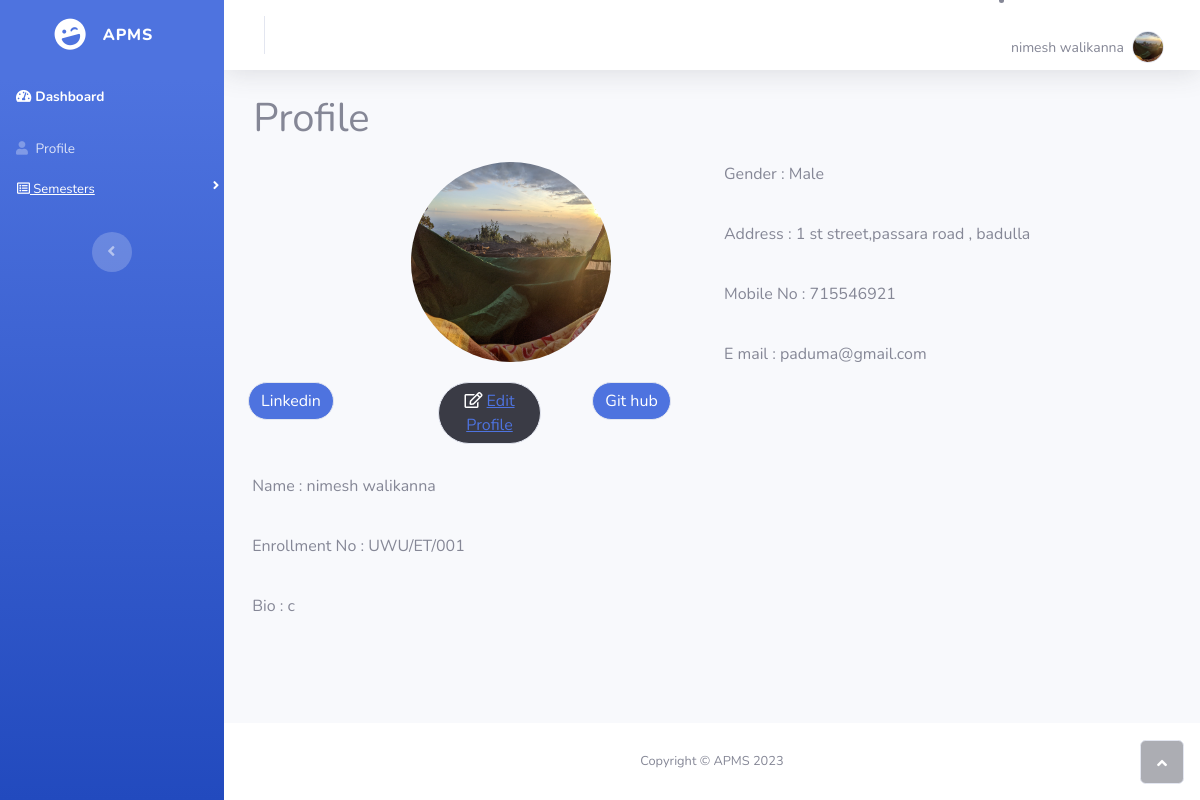
The page /student/Student_profile/Std_profile.php (signed in) on the database its author committed.
### tables this page shows
CREATE TABLE `tbl_students` (
  `stu_id` int(11) NOT NULL,
  `username` varchar(255) NOT NULL,
  `password` varchar(255) NOT NULL,
  `role_id` int(10) NOT NULL,
  `Degree_id` varchar(100) NOT NULL,
  `index_no` varchar(100) NOT NULL,
  `name` varchar(255) NOT NULL,
  `nic` varchar(100) NOT NULL,
  `DOB` date NOT NULL,
  `gender` varchar(100) NOT NULL,
  `address` varchar(255) NOT NULL,
  `tel_no` int(20) NOT NULL,
  `image` varchar(255) NOT NULL,
  `gmail` varchar(255) NOT NULL,
  `linkdin` varchar(255) NOT NULL,
  `github` varchar(255) NOT NULL,
  `bio` varchar(255) NOT NULL,
  `Batch_id` int(20) NOT NULL,
  `batch_index` varchar(100) NOT NULL,
  `Degree_index` varchar(100) NOT NULL,
  `Degree_name` varchar(255) NOT NULL
);

### student/Student_profile/Std_profile.php (the view, shortened to what this page needs)
<?php include("C:/xampp/htdocs/APMS/student/parts/header.php"); ?>
<body id="page-top">
    <?php include("C:/xampp/htdocs/APMS/student/parts/navbar.php") ?>
    <div class="d-flex flex-column" id="content-wrapper">
        <div id="content">
            <?php
            if (isset($_SESSION['user_id'])) {
                $user_id = $_SESSION['user_id'];
            } else {
                echo "User ID is not set.";
            }
            include("C:/xampp/htdocs/APMS/student/parts/searchbar.php")
            ?>
            <div style="margin-left: 3%;">
                <h1 style="margin-bottom: 20px;">Profile</h1>
            </div>
            <section id="Edit-Profile">
                <?php
                $sql_student_info = "SELECT stu_id, username, password, index_no, name, nic, DOB, gender, address, tel_no, image, gmail, linkdin, github, bio FROM tbl_students WHERE stu_id = $user_id";
                $res_student_info = mysqli_query($conn, $sql_student_info);
                if ($res_student_info == TRUE) {
                    $count_student_info = mysqli_num_rows($res_student_info);
                    if ($count_student_info > 0) {
                        while ($rows_student_info = mysqli_fetch_assoc($res_student_info)) {
                            $index_no = $rows_student_info['index_no'];
                            $name = $rows_student_info['name'];
                            $gender = $rows_student_info['gender'];
                            $address = $rows_student_info['address'];
                            $tel_no = $rows_student_info['tel_no'];
                            $image = $rows_student_info['image'];
                            $gmail = $rows_student_info['gmail'];
                            $linkdin = $rows_student_info['linkdin'];
                            $github = $rows_student_info['github'];
                            $bio = $rows_student_info['bio'];
                        }
                    }
                }
                ?>
                <form>
                    <div>
                        <div class="container">
                            <div class="row">
                                <div class="col">
                                    <div class="row">
                                        <div class="col"><img class="rounded-circle" src="/APMS/images/student/<?php echo $image ?> " style="width: 200px;height: 200px;margin-left: 36%;margin-bottom: 20px;"></div>
                                    </div>
                                    <div class="row">
                                        <div class="col">
                                            <button class="btn btn-primary border rounded-pill" type="button" style="margin: 0;margin-right: 20px;" onclick="location.href='<?php echo $linkdin ?>'">Linkedin</button>
                                        </div>
                                        <div class=" col">
                                            <button class="btn btn-dark border rounded-pill" type="button" style="margin: 0;margin-left: 23%;"><i class="far fa-edit"></i>&nbsp;<a href="/APMS/student/Student_profile/Std_Profile_edit.php?user_id=' <?php echo $user_id; ?>'">Edit Profile</a></button>
                                        </div>
                                        <div class="col">
                                            <button class="btn btn-primary border rounded-pill" type="button" style="margin: 0;margin-right: 0;margin-left: 20%;" onclick="location.href='<?php echo $github ?>'">Git hub</button>
                                        </div>
                                    </div>
                                </div>
                                <div class="col-md-6">
                                    <div class="row">
                                        <div class="col" style="margin-bottom: 20px;">
                                            <p>Gender : <?PHP echo $gender ?> </p>
                                        </div>
                                    </div>
                                    <div class="row">
                                        <div class="col" style="margin-bottom: 20px;">
                                            <p>Address : <?PHP echo $address; ?> </p>
                                        </div>
                                    </div>
                                    <div class="row">
                                        <div class="col" style="margin-bottom: 20px;">
                                            <p>Mobile No : <?PHP echo $tel_no ?> </p>
                                        </div>
                                    </div>
                                    <div class="row">
                                        <div class="col">
                                            <p>E mail : <?PHP echo $gmail; ?> </p>
                                        </div>
                                    </div>
                                </div>
                            </div>
                        </div>
                        <div class="container" style="margin-bottom: 20px;margin-top: 30px;">
                            <div class="row">
                                <div class="col-md-6">
                                    <p>&nbsp;Name : <?PHP echo $name; ?> </p>
                                </div>
                            </div>
                        </div>
                        <div class="container" style="margin-bottom: 20px;">
                            <div class="row">
                                <div class="col-md-6">
                                    <p>&nbsp;Enrollment No : <?PHP echo $index_no; ?> </p>
                                </div>
                            </div>
                        </div>
                        <div class="container">
                            <div class="row">
                                <div class="col-md-6">
                                    <p>&nbsp;Bio : <?PHP echo $bio; ?> </p>
                                </div>
                            </div>
                        </div>
                    </div>
                </form>
            </section>
        </div>
        <?php include('C:/xampp/htdocs/APMS/student/parts/footer.php') ?>

### student/parts/searchbar.php (shortened to what this page needs)
<nav class="navbar navbar-light navbar-expand bg-white shadow mb-4 topbar static-top">
     <div class="container-fluid"><button class="btn btn-link d-md-none rounded-circle me-3" id="sidebarToggleTop" type="button"><i class="fas fa-bars"></i></button>
          <li class="nav-item dropdown no-arrow">
               <div class="nav-item dropdown no-arrow">
                    <a class="dropdown-toggle nav-link" aria-expanded="false" data-bs-toggle="dropdown" href="#">
                         <?php
                             $sql_student_info = "SELECT * FROM tbl_students WHERE stu_id = $user_id";
                             $res_student_info = mysqli_query($conn, $sql_student_info);
                             if ($res_student_info == TRUE) {
                                  $count_student_info = mysqli_num_rows($res_student_info);
                                  if ($count_student_info > 0) {
                                       while ($rows_student_info = mysqli_fetch_assoc($res_student_info)) {
                                            $name = $rows_student_info['name'];
                                            $image = $rows_student_info['image'];
                                       }
                                  }
                             }
                             ?>
                         <span class="d-none d-lg-inline me-2 text-gray-600 small"><?php echo $name ?></span>
                         <img class="border rounded-circle img-profile" src="/APMS/images/student/<?php echo $image ?> ">
                    </a>
               </div>
          </li>
     </div>
</nav>

### rows shown on the page
tbl_students: name "nimesh walikanna", image (picture), gender "Male", address "1 st street,passara road , badulla", tel_no "715546921", gmail "paduma@gmail.com", index_no "UWU/ET/001", bio "c"
